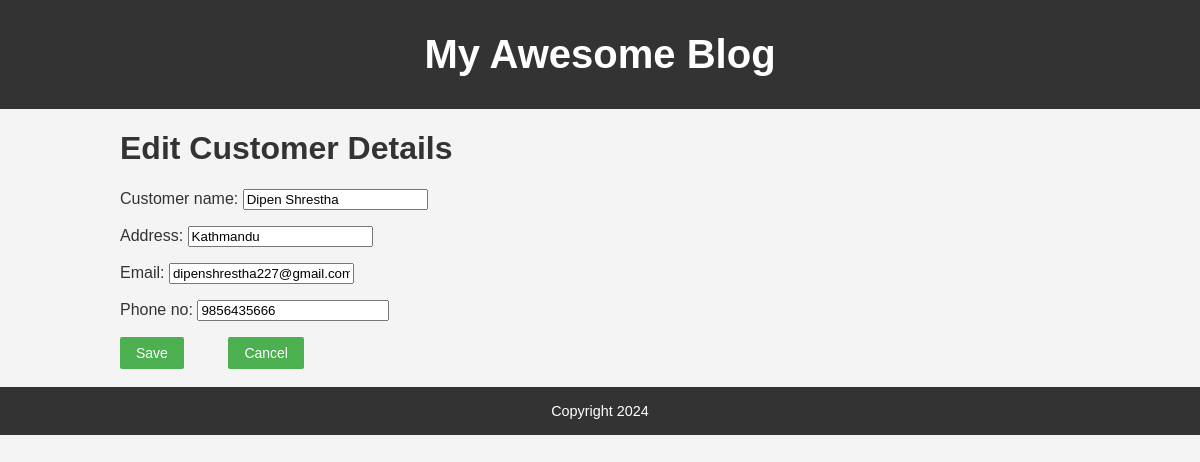
Screenshot of /customer/1/edit/ with the database file from the repository.
### home/models.py (models this page shows, shortened)
class Customer (models.Model):
    customer_name = models.CharField(max_length=200)
    address = models.CharField(max_length=100)
    email = models.CharField(max_length=100)
    phone_no = models.BigIntegerField()
    created_at = models.DateTimeField(auto_now_add=True)

### home/views.py (the view)
# urls.py: path('customer/<int:id>/edit/', views.customer_update, name='customer_update'),
def customer_update(request, id):
    customer = get_object_or_404(Customer, id=id)
    if request.method == 'POST':
        form = CustumerForms(request.POST, instance=customer)
        if form.is_valid():
            form.save()
            return redirect('customer_list')
    else:
        form = CustumerForms(instance=customer)
    return render(request, 'customer_html/customer_form.html', {'form': form})

### home/forms.py
class CustumerForms(forms.ModelForm):
    class Meta:
        model = Customer
        fields = ['customer_name', 'address', 'email','phone_no']

### home/templates/customer_html/customer_form.html (shortened to what this page needs)
{% extends 'base2.html' %}
{% block content %}
<h1>{% if form.instance.id %}Edit Customer Details{% else %}Add Blog{% endif %}</h1>
<form method="post">
    {{ form.as_p }}
    <button type="submit">Save</button>
    <a href="{% url 'customer_list' %}">Cancel</a>
</form>
<br>
{% endblock %}

### home/static/css/style.css (style rules this page uses)
body { font-family: Arial, sans-serif; margin: 0; padding: 0; color: #333; background-color: #f4f4f4; }

### home/static/css/student.css (style rules this page uses)
a { text-decoration: none; color: white; background-color: #4CAF50; padding: 8px 16px; border-radius: 2px; font-size: 16px; margin-left: 40px; }
a { text-decoration: none; color: white; background-color: #4CAF50; padding: 8px 16px; border-radius: 2px; font-size: 14px; }
button { text-decoration: none; color: white; background-color: #4CAF50; padding: 8px 16px; border-radius: 2px; font-size: 14px; border: none; }

### rows the page displays
Customer: customer_name "Dipen Shrestha", address "Kathmandu", email "dipenshrestha227@gmail.com", phone_no "9856435666"
